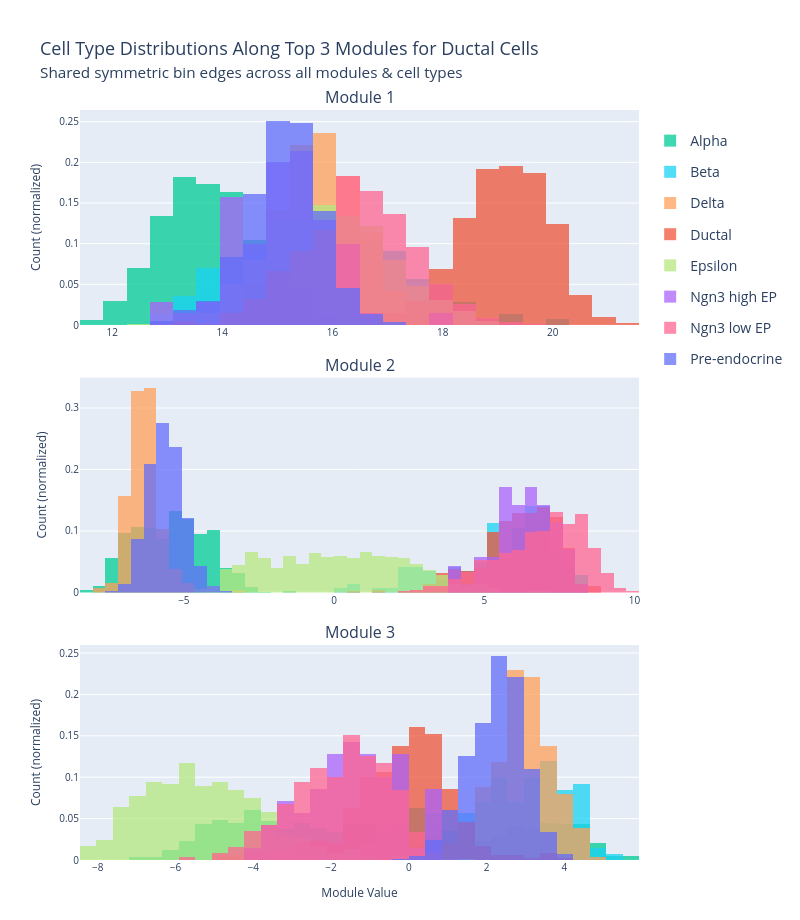

Source (notebook cell):
### Code cell
# Plot histograms of cell type distributions along top 3 eigencomponents (modules 1–3)

import plotly.express as px
from plotly.subplots import make_subplots
import plotly.graph_objects as go

# Ensure we have a target cell type and its eigen decomposition
try:
    cell_type  # from earlier cell (e.g., "Ductal")
except NameError:
    cell_type = "Ductal"

# Mapping from type name to class index (ensure it exists)
if 'type2idx' not in globals():
    # Rebuild from adata if missing
    class_names = adata.obs[class_key].cat.categories
    type2idx = {t: int(np.where(class_names == t)[0][0]) for t in class_names}

class_idx = type2idx[cell_type]

# Compute eigendecomposition for this target class if not already present
if 'vals' not in globals() or 'vecs' not in globals() or vecs.shape[1] < 3:
    vals, vecs = decompose_gene_weights(model, class_idx)

# Prepare full dataset (train + val) if not already loaded
if 'full_data' not in globals() or 'full_labels' not in globals():
    full_loader = torch.utils.data.DataLoader(
        torch.utils.data.ConcatDataset([train_dataset, val_dataset]),
        batch_size=len(train_dataset) + len(val_dataset),
        shuffle=False,
    )
    with torch.no_grad():
        full_batch = next(iter(full_loader))
        full_data, full_labels = full_batch

# Project all cells onto the first 3 eigencomponents (modules)
with torch.no_grad():
    top_k = 3
    component_scores = torch.matmul(full_data, vecs[:, :top_k])  # (n_cells, 3)

# Convert to numpy / pandas for plotting
scores_np = component_scores.numpy()
labels_np = full_labels.numpy()
class_names = adata.obs[class_key].cat.categories
cell_type_labels = [class_names[i] for i in labels_np]

# Build a long-form DataFrame for Plotly
score_rows = []
for m in range(top_k):
    for score, ctype in zip(scores_np[:, m], cell_type_labels):
        score_rows.append({
            'Module': f'Module {m+1}',
            'Score': score,
            'Cell Type': ctype,
        })
plot_df = pd.DataFrame(score_rows)

# Establish consistent (shared) bin edges across ALL histograms (modules & cell types)
# Use symmetric range around zero for fair comparison of signed projections.
extent = max(abs(scores_np.min()), abs(scores_np.max()))
# Add a small epsilon to avoid zero-width issues when extremely narrow
epsilon = 1e-9
global_min, global_max = -extent - epsilon, extent + epsilon
n_bins = 100  # adjust if you want coarser/finer resolution
bin_size = (global_max - global_min) / n_bins

# Create stacked subplots (one histogram per module)
fig = make_subplots(rows=3, cols=1, shared_xaxes=False, shared_yaxes=False,
                    vertical_spacing=0.07, subplot_titles=[f'Module {i+1}' for i in range(top_k)])

unique_cell_types = sorted(plot_df['Cell Type'].unique())

opacity = 0.75
for m in range(top_k):
    module_name = f'Module {m+1}'
    module_df = plot_df[plot_df['Module'] == module_name]
    row = m + 1
    for idx, ctype in enumerate(unique_cell_types):
        ctype_scores = module_df[module_df['Cell Type'] == ctype]['Score']
        # Use predefined cluster color; fall back to palette if missing
        marker_color = cluster_colors.get(ctype, px.colors.qualitative.Plotly[idx % len(px.colors.qualitative.Plotly)])
        fig.add_trace(
            go.Histogram(
                x=ctype_scores,
                name=ctype if m == 0 else ctype,
                legendgroup=ctype,
                opacity=opacity,
                # consistent bin edges for ALL traces
                xbins=dict(start=global_min, end=global_max, size=bin_size),
                marker_line=dict(width=0),
                marker_color=marker_color,
                showlegend=(m == 0),
                histnorm='probability',  # per-cell-type normalized
                hovertemplate=(
                    f"{module_name}<br>Cell Type: {ctype}<br>Bin: %{{x:.3f}}<br>Normalized Count: %{{y:.3f}}<extra></extra>"
                ),
            ),
            row=row, col=1
        )

# Layout adjustments
fig.update_layout(
    barmode='overlay',
    title=(
        f"Cell Type Distributions Along Top 3 Modules for {cell_type} Cells"\
        + "<br><span style='font-size:0.85em;'>Shared symmetric bin edges across all modules & cell types</span>"
    ),
    height=250 * top_k + 170,
    width=fig_width,
    margin=dict(l=80, r=40, t=110, b=60),
    legend=dict(title=None, orientation='v', yanchor='top', y=0.98, xanchor='left', x=1.02),
)

# Axis titles
for m in range(top_k):
    row = m + 1
    fig.update_yaxes(title_text='Count (normalized)', row=row, col=1)
    if row == top_k:
        fig.update_xaxes(title_text='Module Value', row=row, col=1)

# Apply font size customization
fig.update_layout(
    title_font=dict(size=title_fontsize),
    font=dict(size=legend_fontsize),
    legend=dict(font=dict(size=legend_fontsize), title=None),
)

# Tune axis title & tick font
axis_title_size = max(legend_fontsize - 2, int(0.85 * legend_fontsize))
axis_tick_size = max(legend_fontsize - 4, int(0.7 * legend_fontsize))
fig.update_xaxes(title_font=dict(size=axis_title_size), tickfont=dict(size=axis_tick_size))
fig.update_yaxes(title_font=dict(size=axis_title_size), tickfont=dict(size=axis_tick_size))

fig.show()

# Save outputs
# fig.write_html(f"figures/cell_type/{cell_type}_modules.html")
fig.write_image(f"figures/cell_type/{cell_type}_modules.png", width=fig_width, height=800, scale=2)

### Figure 1 — Plotly figure (JSON) as saved in the notebook; plotly's stock layout.template omitted (floating-point values rounded to 4 significant figures; data arrays with more than 128 entries replaced by an {"elided": "..."} marker saying what was removed)
{"data": [{"histnorm": "probability", "hovertemplate": "Module 1<br>Cell Type: Alpha<br>Bin: %{x:.3f}<br>Normalized Count: %{y:.3f}<extra></extra>", "legendgroup": "Alpha", "marker": {"color": "#00CC96", "line": {"width": 0}}, "name": "Alpha", "opacity": 0.75, "showlegend": true, "type": "histogram", "x": {"elided": "642 float values"}, "xaxis": "x", "xbins": {"end": 21.14, "size": 0.4228, "start": -21.14}, "yaxis": "y"}, {"histnorm": "probability", "hovertemplate": "Module 1<br>Cell Type: Beta<br>Bin: %{x:.3f}<br>Normalized Count: %{y:.3f}<extra></extra>", "legendgroup": "Beta", "marker": {"color": "#19D3F3", "line": {"width": 0}}, "name": "Beta", "opacity": 0.75, "showlegend": true, "type": "histogram", "x": {"elided": "142 float values"}, "xaxis": "x", "xbins": {"end": 21.14, "size": 0.4228, "start": -21.14}, "yaxis": "y"}, {"histnorm": "probability", "hovertemplate": "Module 1<br>Cell Type: Delta<br>Bin: %{x:.3f}<br>Normalized Count: %{y:.3f}<extra></extra>", "legendgroup": "Delta", "marker": {"color": "#FFA15A", "line": {"width": 0}}, "name": "Delta", "opacity": 0.75, "showlegend": true, "type": "histogram", "x": {"elided": "262 float values"}, "xaxis": "x", "xbins": {"end": 21.14, "size": 0.4228, "start": -21.14}, "yaxis": "y"}, {"histnorm": "probability", "hovertemplate": "Module 1<br>Cell Type: Ductal<br>Bin: %{x:.3f}<br>Normalized Count: %{y:.3f}<extra></extra>", "legendgroup": "Ductal", "marker": {"color": "#EF553B", "line": {"width": 0}}, "name": "Ductal", "opacity": 0.75, "showlegend": true, "type": "histogram", "x": {"elided": "481 float values"}, "xaxis": "x", "xbins": {"end": 21.14, "size": 0.4228, "start": -21.14}, "yaxis": "y"}, {"histnorm": "probability", "hovertemplate": "Module 1<br>Cell Type: Epsilon<br>Bin: %{x:.3f}<br>Normalized Count: %{y:.3f}<extra></extra>", "legendgroup": "Epsilon", "marker": {"color": "#B6E880", "line": {"width": 0}}, "name": "Epsilon", "opacity": 0.75, "showlegend": true, "type": "histogram", "x": {"elided": "591 float values"}, "xaxis": "x", "xbins": {"end": 21.14, "size": 0.4228, "start": -21.14}, "yaxis": "y"}, {"histnorm": "probability", "hovertemplate": "Module 1<br>Cell Type: Ngn3 high EP<br>Bin: %{x:.3f}<br>Normalized Count: %{y:.3f}<extra></extra>", "legendgroup": "Ngn3 high EP", "marker": {"color": "#AB63FA", "line": {"width": 0}}, "name": "Ngn3 high EP", "opacity": 0.75, "showlegend": true, "type": "histogram", "x": [14.11, 14.77, 16.22, 14.77, 15.6, 16.35, 14.14, 15.5, 15.95, 16.36, 16.03, 15.52, 14.62, 15.02, 14.94, 14.58, 15.48, 14.04, 12.7, 15.72, 14.73, 14.33, 13.15, 13.87, 15.53, 15.34, 14.91, 17.86, 16.2, 15.82, 14.14, 13.99, 15.3, 15.77, 13.93, 15.04, 15.96, 16.47, 14.86, 15.6, 14.82, 16.02, 15.0, 15.59, 16.17, 14.71, 15.45, 16.89, 14.92, 14.21, 14.73, 15.57, 15.42, 15.7, 15.39, 14.85, 14.28, 15.38, 13.08, 15.01, 15.12, 15.13, 14.04, 14.89, 15.3, 15.68, 14.19, 16.18, 14.31, 14.81], "xaxis": "x", "xbins": {"end": 21.14, "size": 0.4228, "start": -21.14}, "yaxis": "y"}, {"histnorm": "probability", "hovertemplate": "Module 1<br>Cell Type: Ngn3 low EP<br>Bin: %{x:.3f}<br>Normalized Count: %{y:.3f}<extra></extra>", "legendgroup": "Ngn3 low EP", "marker": {"color": "#FF6692", "line": {"width": 0}}, "name": "Ngn3 low EP", "opacity": 0.75, "showlegend": true, "type": "histogram", "x": {"elided": "591 float values"}, "xaxis": "x", "xbins": {"end": 21.14, "size": 0.4228, "start": -21.14}, "yaxis": "y"}, {"histnorm": "probability", "hovertemplate": "Module 1<br>Cell Type: Pre-endocrine<br>Bin: %{x:.3f}<br>Normalized Count: %{y:.3f}<extra></extra>", "legendgroup": "Pre-endocrine", "marker": {"color": "#636EFA", "line": {"width": 0}}, "name": "Pre-endocrine", "opacity": 0.75, "showlegend": true, "type": "histogram", "x": {"elided": "916 float values"}, "xaxis": "x", "xbins": {"end": 21.14, "size": 0.4228, "start": -21.14}, "yaxis": "y"}, {"histnorm": "probability", "hovertemplate": "Module 2<br>Cell Type: Alpha<br>Bin: %{x:.3f}<br>Normalized Count: %{y:.3f}<extra></extra>", "legendgroup": "Alpha", "marker": {"color": "#00CC96", "line": {"width": 0}}, "name": "Alpha", "opacity": 0.75, "showlegend": false, "type": "histogram", "x": {"elided": "642 float values"}, "xaxis": "x2", "xbins": {"end": 21.14, "size": 0.4228, "start": -21.14}, "yaxis": "y2"}, {"histnorm": "probability", "hovertemplate": "Module 2<br>Cell Type: Beta<br>Bin: %{x:.3f}<br>Normalized Count: %{y:.3f}<extra></extra>", "legendgroup": "Beta", "marker": {"color": "#19D3F3", "line": {"width": 0}}, "name": "Beta", "opacity": 0.75, "showlegend": false, "type": "histogram", "x": {"elided": "142 float values"}, "xaxis": "x2", "xbins": {"end": 21.14, "size": 0.4228, "start": -21.14}, "yaxis": "y2"}, {"histnorm": "probability", "hovertemplate": "Module 2<br>Cell Type: Delta<br>Bin: %{x:.3f}<br>Normalized Count: %{y:.3f}<extra></extra>", "legendgroup": "Delta", "marker": {"color": "#FFA15A", "line": {"width": 0}}, "name": "Delta", "opacity": 0.75, "showlegend": false, "type": "histogram", "x": {"elided": "262 float values"}, "xaxis": "x2", "xbins": {"end": 21.14, "size": 0.4228, "start": -21.14}, "yaxis": "y2"}, {"histnorm": "probability", "hovertemplate": "Module 2<br>Cell Type: Ductal<br>Bin: %{x:.3f}<br>Normalized Count: %{y:.3f}<extra></extra>", "legendgroup": "Ductal", "marker": {"color": "#EF553B", "line": {"width": 0}}, "name": "Ductal", "opacity": 0.75, "showlegend": false, "type": "histogram", "x": {"elided": "481 float values"}, "xaxis": "x2", "xbins": {"end": 21.14, "size": 0.4228, "start": -21.14}, "yaxis": "y2"}, {"histnorm": "probability", "hovertemplate": "Module 2<br>Cell Type: Epsilon<br>Bin: %{x:.3f}<br>Normalized Count: %{y:.3f}<extra></extra>", "legendgroup": "Epsilon", "marker": {"color": "#B6E880", "line": {"width": 0}}, "name": "Epsilon", "opacity": 0.75, "showlegend": false, "type": "histogram", "x": {"elided": "591 float values"}, "xaxis": "x2", "xbins": {"end": 21.14, "size": 0.4228, "start": -21.14}, "yaxis": "y2"}, {"histnorm": "probability", "hovertemplate": "Module 2<br>Cell Type: Ngn3 high EP<br>Bin: %{x:.3f}<br>Normalized Count: %{y:.3f}<extra></extra>", "legendgroup": "Ngn3 high EP", "marker": {"color": "#AB63FA", "line": {"width": 0}}, "name": "Ngn3 high EP", "opacity": 0.75, "showlegend": false, "type": "histogram", "x": [6.088, 4.12, 6.92, 6.377, 5.189, 5.997, 6.377, 7.606, 4.627, 5.331, 6.697, 6.397, 6.236, 5.537, 6.858, 6.375, 7.691, 6.988, 6.721, 7.199, 7.678, 7.691, 7.286, 7.876, 5.944, 7.078, 7.393, 7.613, 6.939, 6.93, 7.284, 6.663, 5.939, 4.825, 7.402, 5.686, 8.275, 7.229, 5.589, 5.026, 6.256, 6.111, 4.756, 6.542, 5.225, 5.605, 5.826, 7.026, 5.543, 5.164, 6.759, 6.939, 5.566, 5.906, 6.723, 5.762, 7.115, 5.6, 5.53, 5.877, 4.078, 6.718, 4.131, 6.373, 6.133, 6.827, 7.204, 4.948, 6.053, 6.161], "xaxis": "x2", "xbins": {"end": 21.14, "size": 0.4228, "start": -21.14}, "yaxis": "y2"}, {"histnorm": "probability", "hovertemplate": "Module 2<br>Cell Type: Ngn3 low EP<br>Bin: %{x:.3f}<br>Normalized Count: %{y:.3f}<extra></extra>", "legendgroup": "Ngn3 low EP", "marker": {"color": "#FF6692", "line": {"width": 0}}, "name": "Ngn3 low EP", "opacity": 0.75, "showlegend": false, "type": "histogram", "x": {"elided": "591 float values"}, "xaxis": "x2", "xbins": {"end": 21.14, "size": 0.4228, "start": -21.14}, "yaxis": "y2"}, {"histnorm": "probability", "hovertemplate": "Module 2<br>Cell Type: Pre-endocrine<br>Bin: %{x:.3f}<br>Normalized Count: %{y:.3f}<extra></extra>", "legendgroup": "Pre-endocrine", "marker": {"color": "#636EFA", "line": {"width": 0}}, "name": "Pre-endocrine", "opacity": 0.75, "showlegend": false, "type": "histogram", "x": {"elided": "916 float values"}, "xaxis": "x2", "xbins": {"end": 21.14, "size": 0.4228, "start": -21.14}, "yaxis": "y2"}, {"histnorm": "probability", "hovertemplate": "Module 3<br>Cell Type: Alpha<br>Bin: %{x:.3f}<br>Normalized Count: %{y:.3f}<extra></extra>", "legendgroup": "Alpha", "marker": {"color": "#00CC96", "line": {"width": 0}}, "name": "Alpha", "opacity": 0.75, "showlegend": false, "type": "histogram", "x": {"elided": "642 float values"}, "xaxis": "x3", "xbins": {"end": 21.14, "size": 0.4228, "start": -21.14}, "yaxis": "y3"}, {"histnorm": "probability", "hovertemplate": "Module 3<br>Cell Type: Beta<br>Bin: %{x:.3f}<br>Normalized Count: %{y:.3f}<extra></extra>", "legendgroup": "Beta", "marker": {"color": "#19D3F3", "line": {"width": 0}}, "name": "Beta", "opacity": 0.75, "showlegend": false, "type": "histogram", "x": {"elided": "142 float values"}, "xaxis": "x3", "xbins": {"end": 21.14, "size": 0.4228, "start": -21.14}, "yaxis": "y3"}, {"histnorm": "probability", "hovertemplate": "Module 3<br>Cell Type: Delta<br>Bin: %{x:.3f}<br>Normalized Count: %{y:.3f}<extra></extra>", "legendgroup": "Delta", "marker": {"color": "#FFA15A", "line": {"width": 0}}, "name": "Delta", "opacity": 0.75, "showlegend": false, "type": "histogram", "x": {"elided": "262 float values"}, "xaxis": "x3", "xbins": {"end": 21.14, "size": 0.4228, "start": -21.14}, "yaxis": "y3"}, {"histnorm": "probability", "hovertemplate": "Module 3<br>Cell Type: Ductal<br>Bin: %{x:.3f}<br>Normalized Count: %{y:.3f}<extra></extra>", "legendgroup": "Ductal", "marker": {"color": "#EF553B", "line": {"width": 0}}, "name": "Ductal", "opacity": 0.75, "showlegend": false, "type": "histogram", "x": {"elided": "481 float values"}, "xaxis": "x3", "xbins": {"end": 21.14, "size": 0.4228, "start": -21.14}, "yaxis": "y3"}, {"histnorm": "probability", "hovertemplate": "Module 3<br>Cell Type: Epsilon<br>Bin: %{x:.3f}<br>Normalized Count: %{y:.3f}<extra></extra>", "legendgroup": "Epsilon", "marker": {"color": "#B6E880", "line": {"width": 0}}, "name": "Epsilon", "opacity": 0.75, "showlegend": false, "type": "histogram", "x": {"elided": "591 float values"}, "xaxis": "x3", "xbins": {"end": 21.14, "size": 0.4228, "start": -21.14}, "yaxis": "y3"}, {"histnorm": "probability", "hovertemplate": "Module 3<br>Cell Type: Ngn3 high EP<br>Bin: %{x:.3f}<br>Normalized Count: %{y:.3f}<extra></extra>", "legendgroup": "Ngn3 high EP", "marker": {"color": "#AB63FA", "line": {"width": 0}}, "name": "Ngn3 high EP", "opacity": 0.75, "showlegend": false, "type": "histogram", "x": [-1.001, -2.551, 0.6705, -1.875, -2.16, -3.174, -3.021, -0.7815, -2.247, -1.232, -2.893, -1.402, -0.2434, -3.141, -1.056, -1.994, -1.127, -0.4591, -1.688, -0.7821, -1.062, -1.015, -0.3738, -0.2461, -2.33, -0.8186, 0.7724, -1.66, -0.3299, 0.4858, -0.347, -1.681, -1.845, -2.542, 0.4229, -2.966, -0.5499, -0.1535, -1.692, -1.546, -1.368, -2.09, -1.92, -0.1078, -1.814, -3.962, -2.276, -3.69, -3.258, -2.921, -1.933, -0.547, -1.38, -0.8785, -1.97, -2.326, -0.4024, -0.9257, -1.02, -1.552, -3.671, -0.5884, -3.762, 0.5537, 0.05687, -1.412, 0.6443, -1.629, -2.312, -0.01909], "xaxis": "x3", "xbins": {"end": 21.14, "size": 0.4228, "start": -21.14}, "yaxis": "y3"}, {"histnorm": "probability", "hovertemplate": "Module 3<br>Cell Type: Ngn3 low EP<br>Bin: %{x:.3f}<br>Normalized Count: %{y:.3f}<extra></extra>", "legendgroup": "Ngn3 low EP", "marker": {"color": "#FF6692", "line": {"width": 0}}, "name": "Ngn3 low EP", "opacity": 0.75, "showlegend": false, "type": "histogram", "x": {"elided": "591 float values"}, "xaxis": "x3", "xbins": {"end": 21.14, "size": 0.4228, "start": -21.14}, "yaxis": "y3"}, {"histnorm": "probability", "hovertemplate": "Module 3<br>Cell Type: Pre-endocrine<br>Bin: %{x:.3f}<br>Normalized Count: %{y:.3f}<extra></extra>", "legendgroup": "Pre-endocrine", "marker": {"color": "#636EFA", "line": {"width": 0}}, "name": "Pre-endocrine", "opacity": 0.75, "showlegend": false, "type": "histogram", "x": {"elided": "916 float values"}, "xaxis": "x3", "xbins": {"end": 21.14, "size": 0.4228, "start": -21.14}, "yaxis": "y3"}], "layout": {"annotations": [{"font": {"size": 16}, "showarrow": false, "text": "Module 1", "x": 0.5, "xanchor": "center", "xref": "paper", "y": 1, "yanchor": "bottom", "yref": "paper"}, {"font": {"size": 16}, "showarrow": false, "text": "Module 2", "x": 0.5, "xanchor": "center", "xref": "paper", "y": 0.6433, "yanchor": "bottom", "yref": "paper"}, {"font": {"size": 16}, "showarrow": false, "text": "Module 3", "x": 0.5, "xanchor": "center", "xref": "paper", "y": 0.2867, "yanchor": "bottom", "yref": "paper"}], "barmode": "overlay", "font": {"size": 14}, "height": 920, "legend": {"font": {"size": 14}, "orientation": "v", "title": {}, "x": 1.02, "xanchor": "left", "y": 0.98, "yanchor": "top"}, "margin": {"b": 60, "l": 80, "r": 40, "t": 110}, "title": {"font": {"size": 18}, "text": "Cell Type Distributions Along Top 3 Modules for Ductal Cells<br><span style='font-size:0.85em;'>Shared symmetric bin edges across all modules & cell types</span>"}, "width": 800, "xaxis": {"anchor": "y", "domain": [0, 1], "tickfont": {"size": 10}, "title": {"font": {"size": 12}}}, "xaxis2": {"anchor": "y2", "domain": [0, 1], "tickfont": {"size": 10}, "title": {"font": {"size": 12}}}, "xaxis3": {"anchor": "y3", "domain": [0, 1], "tickfont": {"size": 10}, "title": {"font": {"size": 12}, "text": "Module Value"}}, "yaxis": {"anchor": "x", "domain": [0.7133, 1], "tickfont": {"size": 10}, "title": {"font": {"size": 12}, "text": "Count (normalized)"}}, "yaxis2": {"anchor": "x2", "domain": [0.3567, 0.6433], "tickfont": {"size": 10}, "title": {"font": {"size": 12}, "text": "Count (normalized)"}}, "yaxis3": {"anchor": "x3", "domain": [0, 0.2867], "tickfont": {"size": 10}, "title": {"font": {"size": 12}, "text": "Count (normalized)"}}}}
